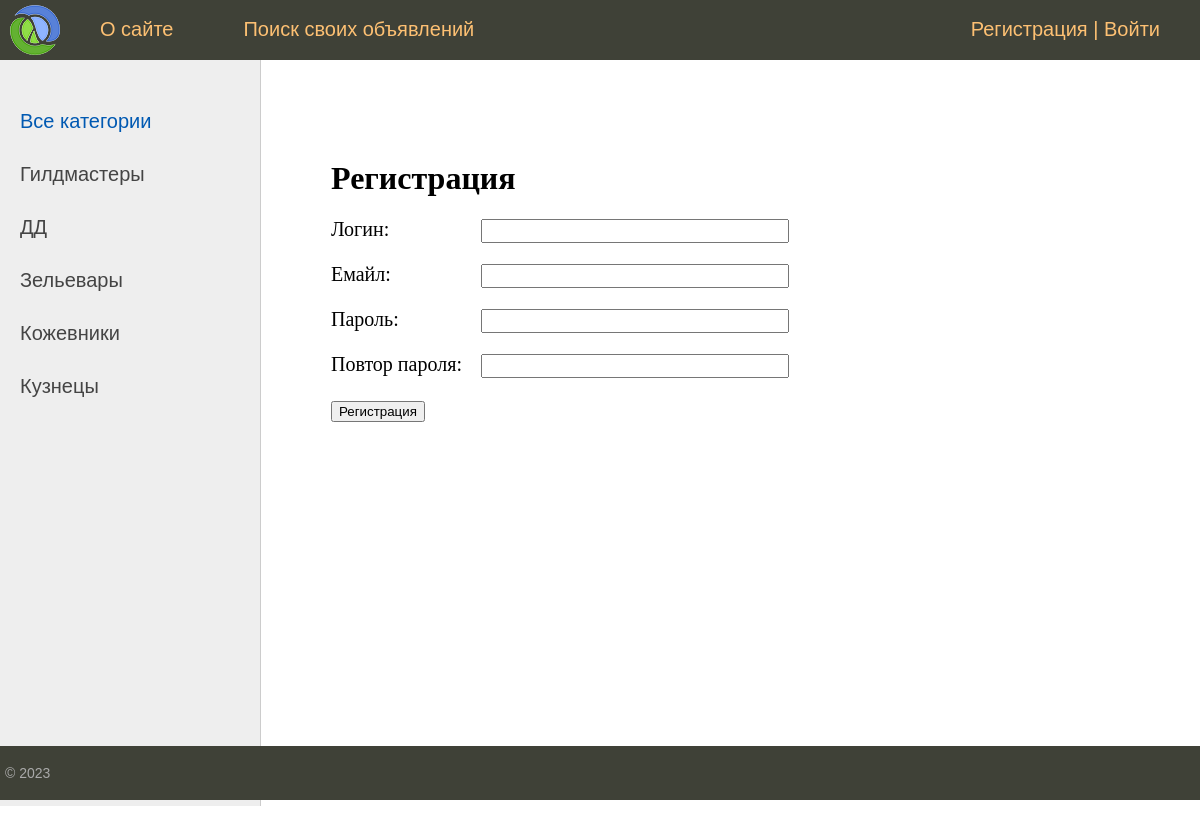
Screenshot of /register/ with the database file from the repository.
### board/models.py (models this page shows, shortened)
class Category(models.Model):
    name = models.CharField(max_length=50, db_index=True, verbose_name="Категория")
    slug = models.SlugField(max_length=255, unique=True, db_index=True, verbose_name='URL')
    def get_absolute_url(self):
        return reverse('category', kwargs={'cat_slug': self.slug})
    class Meta:
        verbose_name = 'Категория'
        verbose_name_plural = 'Категории'
        ordering = ['name']

### board/views.py (the view, shortened to what this page needs)
# urls.py: path('register/', RegisterUser.as_view(), name='register'),
class RegisterUser(DataMixin, CreateView):
    form_class = RegisterUserForm
    template_name = 'board/register.html'
    success_url = reverse_lazy('login')
    def get_context_data(self, *, object_list=None, **kwargs):
        context = super().get_context_data(**kwargs)  # получаем контекст уже существующий
        c_def = self.get_user_context(
            title='Регистрация'
        )
        return dict(list(context.items()) + list(c_def.items()))

### board/forms.py
class RegisterUserForm(UserCreationForm):
    username = forms.CharField(label='Логин', widget=forms.TextInput(attrs={'class': 'form-input'}))
    email = forms.EmailField(label='Емайл', widget=forms.EmailInput(attrs={'class': 'form-input'}))
    password1 = forms.CharField(label='Пароль', widget=forms.PasswordInput(attrs={'class': 'form-input'}))
    password2 = forms.CharField(label='Повтор пароля', widget=forms.PasswordInput(attrs={'class': 'form-input'}))
    class Meta:
        model = User
        fields = ('username', 'email', 'password1', 'password2')

### board/utils.py (called while the page is built)
    def get_user_context(self, **kwargs):
        context = kwargs
        cats = Category.objects.annotate(Count('announce'))
        user_menu = menu.copy()
        if not self.request.user.is_authenticated:
            user_menu.pop(1)
        context['menu'] = user_menu
        context['cats'] = cats
        if 'cat_selected' not in context:
            context['cat_selected'] = 0
        return context

### board/templates/board/register.html (shortened to what this page needs)
{% extends 'board/base.html' %}
{% block content %}
<h1>{{title}}</h1>
<form method="post">
    {% for f in form %}
        <p><label class="form-label" for="{{ f.id_for_label }}">{{f.label}}: </label>{{ f }}</p>
    {% endfor %}
    <button type="submit">Регистрация</button>
</form>
{% endblock %}

### board/templates/board/base.html (shortened to what this page needs)
{% load static %}
{% load board_tags %}
<!DOCTYPE html>
<html>
<head>
	<link type="text/css" href="{% static 'board/css/styles.css' %}" rel="stylesheet" />
</head>
<body>
<table class="table-page" border=0 cellpadding="0" cellspacing="0">
<tr><td valign=top>
{% block mainmenu %}
		<div class="header">
			<ul id="mainmenu" class="mainmenu">
			<li class="logo"><a href="{% url 'home' %}"><div class="logo"></div></a></li>
{% for m in menu %}
			<li><a href="{% url m.url_name %}">{{m.title}}</a></li>
{% endfor %}
	{% if request.user.is_authenticated %}
			<li class="last"> {{user.username}} | <a href="{% url 'logout' %}">Выйти</a></li>
	{% else %}
			<li class="last"><a href="{% url 'register' %}">Регистрация</a> | <a href="{% url 'login' %}">Войти</a></li>
	{% endif %}
			</ul>
		</div>
{% endblock mainmenu %}
<table class="table-content" border=0 cellpadding="0" cellspacing="0">
<tr>
	<td valign="top" class="left-chapters">
	<ul id="leftchapters">
		{% if cat_selected == 0 %}
			<li class="selected">Все категории</li>
		{% else %}
			<li><a href="{% url 'home' %}">Все категории</a></li>
		{% endif %}
		{% for c in cats %}
		{% if c.announce__count > 0 %}
			{% if c.pk == cat_selected %}
				<li class="selected">{{c.name}}</li>
			{% else %}
				<li><a href="{{ c.get_absolute_url }}">{{c.name}}</a></li>
			{% endif %}
		{% endif %}
		{% endfor %}
	</ul>
</td>
<td valign="top" class="content">
	<div class="content-text">
{% block content %}
{% endblock %}
	</div>
</td></tr></table>
</td></tr>
<tr><td valign=top>
	<div id="footer">
		<p>&copy; 2023</p>
	</div>
</td></tr></table>
</body>
</html>

### board/static/board/css/styles.css (style rules this page uses)
html, body { font-family: 'Arial'; margin: 0; padding: 0; height: 100%; width: 100%; color: #444; }
a { color: #0059b2; text-decoration: none; }
.table-page { width: 100%; height: 100%; vertical-align: top; }
.table-page tr { height: 100%; }
.header { background: #3F4137; height: 60px; }
.logo { background: url('../images/logo.png') no-repeat 10px 5px; width: 70px; height: 60px; }
ul.mainmenu { list-style: none; margin: 0; padding: 0; height: 60px; color: #fdc073; font-size: 20px; overflow: hidden; }
ul.mainmenu li { float: left; margin: 18px 40px 0 30px; }
ul.mainmenu li.logo { margin: 0; }
ul.mainmenu li.last { float: right; }
ul.mainmenu li a { color: #fdc073; text-decoration: none; }
.table-content { width: 100%; min-height: 100%; height: 100%; }
.left-chapters { margin: 0; background: #eee; border-right: 1px solid #ccc; min-height: 100%; }
.left-chapters ul { width: 230px; min-height: 100%; margin: 0; padding: 20px 10px 10px 20px; list-style: none; font-size: 20px; }
.left-chapters ul li { margin: 30px 0 0 0; color: #999; }
.left-chapters ul li.selected { color: #0059b2; }
.left-chapters ul li a { color: #444; text-decoration: none; }
.content { padding: 40px 20px 20px 40px; width: 100%; box-sizing: border-box; }
.content-text { margin: 60px 0 0 30px; color: #000; font-size: 20px; font-family: Yandex Sans Display Light; }
.content-text h1 { font-size: 32px; }
#footer { box-sizing: border-box; background: #3F4137; padding: 5px; color: #aaa; font-size: 14px; font-family: Verdana, Geneva, Arial, Helvetica; text-align: left; overflow: hidden; }
.form-input { width: 300px; font-size: 16px; }
.form-label { display: inline-block; min-width: 150px; vertical-align: top; }

### rows the page displays
Category: name "Гилдмастеры"
Category: name "ДД"
Category: name "Зельевары"
Category: name "Кожевники"
Category: name "Кузнецы"

### other values shown
{{ m.title }} "О сайте" "Поиск своих объявлений"
{{ title }} "Регистрация"
{{ f.label }} "Логин" "Емайл" "Пароль" "Повтор пароля"
